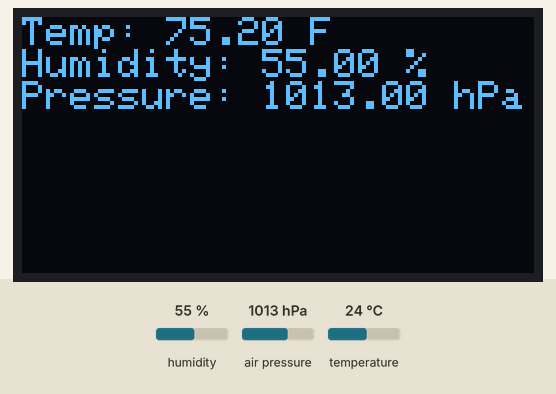
Recording of a program running on a simulated ESP32-S3. On the bench: 128×64 one-colour display. The test bench sets the inputs (shaded band); at power-on: humidity 55 %, air pressure 1013 hPa, temperature 24 °C. What the program prints to the serial monitor is not drawn.

Above: at 1.2 s.
1.3 s: humidity set to 22 %
At 2.7 s:
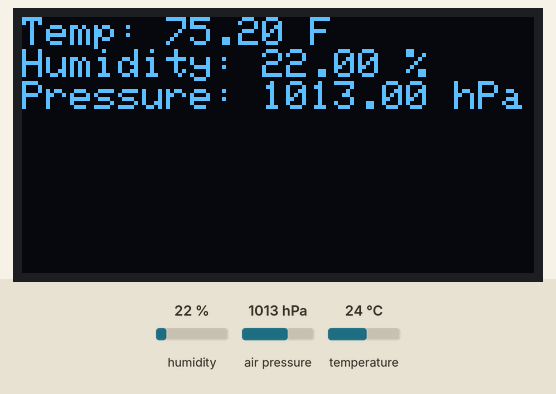
3.5 s: air pressure set to 952 hPa
At 5.2 s:
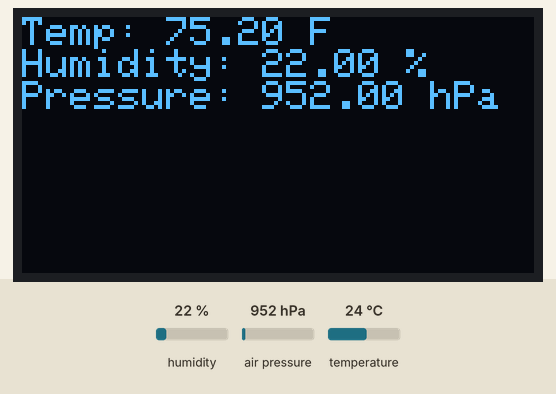
5.5 s: temperature set to 12 °C
At 7.0 s:
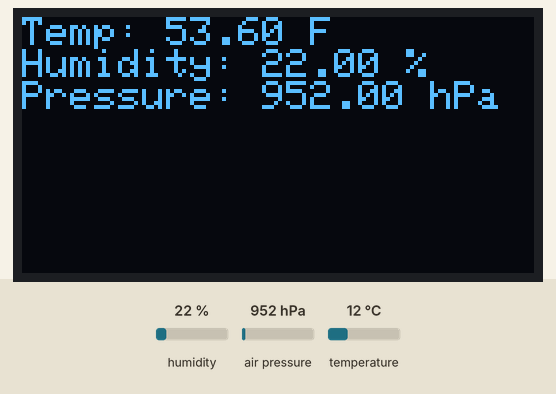
7.5 s: humidity set to 40 %
At 8.5 s:
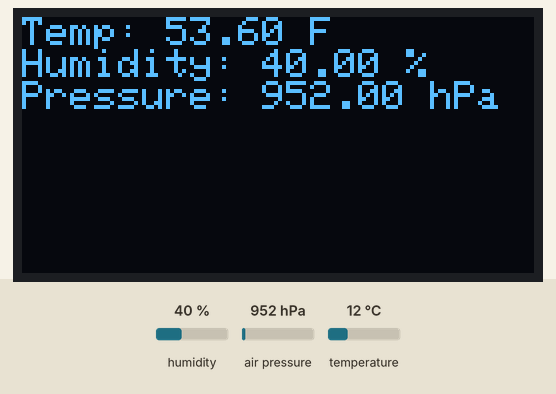
9.5 s: air pressure set to 975 hPa
At 11.2 s:
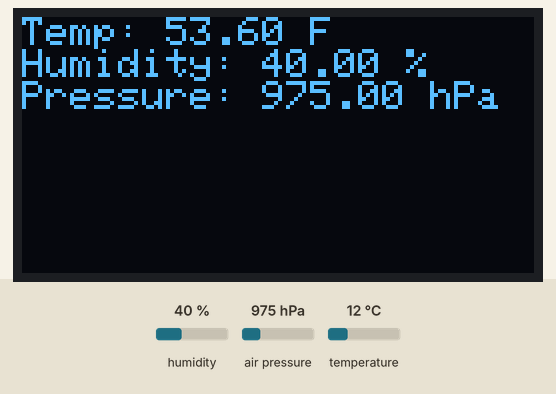
Timing chart, 0 to 12.5 s (numbered marks = the images above; inputs shaded):
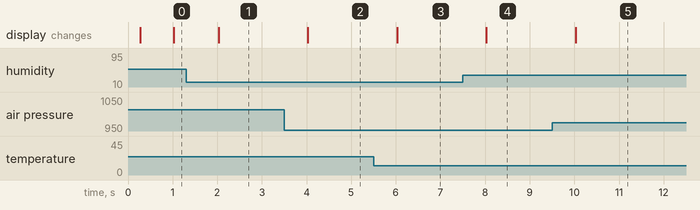

The program:

main.cpp
```cpp
#include <Arduino.h>
#include <Wire.h>
#include <Adafruit_Sensor.h>
#include <Adafruit_BME280.h>
#include <Adafruit_GFX.h>
#include <Adafruit_SSD1306.h>


#define SCREEN_WIDTH 128
#define SCREEN_HEIGHT 64
const uint8_t BME_ADDRESS = 0x76;
const uint8_t DISPLAY_ADDRESS = 0x3C;
const uint8_t SDA_PIN = 14;
const uint8_t SCL_PIN = 13;

Adafruit_SSD1306 display(SCREEN_WIDTH, SCREEN_HEIGHT, &Wire, -1);

unsigned long previousBmeReadTime = 0;
const unsigned long bmeReadInterval = 1000;
const unsigned long connectionCheckInterval = 1000;

unsigned long previousDisplayTime = 0;
const unsigned long displayInterval = 250;

unsigned long previousConnectionCheckTime = 0;

float temperature = 0.0;
float humidity = 0.0;
float pressure = 0.0;

const float BME_TEMP_MIN_C = -40.0F;
const float BME_TEMP_MAX_C = 85.0F;
const float BME_HUMIDITY_MIN = 0.0F;
const float BME_HUMIDITY_MAX = 100.0F;
const float BME_PRESSURE_MIN_HPA = 300.0F;
const float BME_PRESSURE_MAX_HPA = 1100.0F;

bool bmeDataValid = false;
bool bmeInitialized = false;
bool displayInitialized = false;
bool bmeConnected = false;
bool displayConnected = false;
bool bmeWasDisconnected = false;
bool displayWasDisconnected = false;

Adafruit_BME280 bme;

void readBmeValues();
void printValues();
void updateDisplay();
void configureDisplay();
void updateConnections(unsigned long currentTime);
void updateBmeSensor(unsigned long currentTime);
void updateDisplayTask(unsigned long currentTime);
bool checkI2C(uint8_t address);
bool isBmeReadingValid(float temperatureC, float humidityPercent, float pressureHpa);

void setup() {

    Serial.begin(115200);
    Wire.begin(SDA_PIN,SCL_PIN);

    bmeInitialized = bme.begin(BME_ADDRESS);
    displayInitialized = display.begin(SSD1306_SWITCHCAPVCC, DISPLAY_ADDRESS);
    bmeConnected = checkI2C(BME_ADDRESS);
    displayConnected = checkI2C(DISPLAY_ADDRESS);


    if (!displayInitialized) {
        Serial.println("DISPLAY ERROR");
    }

    if (displayInitialized){
        configureDisplay();
        display.display();

    }

    if (!bmeInitialized) {
        Serial.println("BME280 SENSOR FAILED");
    }

    Serial.println();
}


void loop() {
    unsigned long currentTime = millis();

    updateConnections(currentTime);
    updateBmeSensor(currentTime);
    updateDisplayTask(currentTime);

}

void updateConnections(unsigned long currentTime){

    if ((currentTime - previousConnectionCheckTime) < connectionCheckInterval){
        return;
    }

    bmeConnected = checkI2C(BME_ADDRESS);
    displayConnected = checkI2C(DISPLAY_ADDRESS);

    if (!bmeConnected){
        bmeInitialized = false;
        bmeDataValid = false;
        if (!bmeWasDisconnected){
            Serial.println("SENSOR DISCONNECTED");
            bmeWasDisconnected = true;
        }
    }
    if (!displayConnected){
        displayInitialized = false;
        if (!displayWasDisconnected){
            Serial.println("DISPLAY DISCONNECTED");
            displayWasDisconnected = true;
        }
    }
    if (bmeConnected){
        if (bmeWasDisconnected){
            Serial.println("SENSOR RECONNECTED");
            bmeWasDisconnected = false;
        }
        if (!bmeInitialized){
            Serial.println("Sensor detected, attempting initialization...");
            bmeInitialized = bme.begin(BME_ADDRESS);
            if (bmeInitialized){
                Serial.println("Sensor Initialization Successful");
            }
        }
    }
    if (displayConnected){
        if (displayWasDisconnected){
            Serial.println("DISPLAY CONNECTED");
            displayWasDisconnected = false;
        }
        if (!displayInitialized){
            Serial.println("Display detected, attempting initialization...");
            displayInitialized = display.begin(SSD1306_SWITCHCAPVCC, DISPLAY_ADDRESS);
            if (displayInitialized){
                Serial.println("Display Initialization Successful");
                configureDisplay();
                display.display();

            }
        }
    }
    previousConnectionCheckTime = currentTime;
}

void updateBmeSensor(unsigned long currentTime){
    if (bmeConnected &&
        ((currentTime - previousBmeReadTime) >= bmeReadInterval) &&
        bmeInitialized){

        readBmeValues();
        printValues();

        previousBmeReadTime = currentTime;
    }

}

void updateDisplayTask(unsigned long currentTime){
    if (displayConnected &&
        ((currentTime - previousDisplayTime) >= displayInterval) &&
        displayInitialized){

        updateDisplay();
        previousDisplayTime = currentTime;
    }
}


void readBmeValues(){
    float temperatureCheck = bme.readTemperature();
    float humidityCheck = bme.readHumidity();
    float pressureCheck = bme.readPressure() / 100.0F;

    bmeDataValid = isBmeReadingValid(temperatureCheck, humidityCheck, pressureCheck);

    if (bmeDataValid){
        temperature = (temperatureCheck * 1.8) + 32;
        humidity = humidityCheck;
        pressure = pressureCheck;
    }


}

bool isBmeReadingValid(float temperatureC, float humidityPercent, float pressureHpa){

    if (!((isfinite(temperatureC)) && (isfinite(humidityPercent)) && (isfinite(pressureHpa)))){
        return false;
    }
    if (!((temperatureC >= BME_TEMP_MIN_C && temperatureC <= BME_TEMP_MAX_C) &&
        (humidityPercent >= BME_HUMIDITY_MIN && humidityPercent <= BME_HUMIDITY_MAX) &&
        (pressureHpa >= BME_PRESSURE_MIN_HPA && pressureHpa <= BME_PRESSURE_MAX_HPA))){
        return false;
    }

    return true;
}


void printValues() {

    if (bmeDataValid){
        Serial.print("Temperature = ");
        Serial.print(temperature);
        Serial.println(" °F");

        Serial.print("Humidity = ");
        Serial.print(humidity);
        Serial.println(" %");

        Serial.print("Pressure = ");
        Serial.print(pressure);
        Serial.println(" hPa");

        Serial.println();
    }
    else {
        Serial.println("Invalid Read! Showing last valid read.");

        Serial.print("Temperature = ");
        Serial.print(temperature);
        Serial.println(" °F");

        Serial.print("Humidity = ");
        Serial.print(humidity);
        Serial.println(" %");

        Serial.print("Pressure = ");
        Serial.print(pressure);
        Serial.println(" hPa");

        Serial.println();
    }
}

void updateDisplay(){
    display.clearDisplay();
    display.setCursor(0, 0);

    if (bmeInitialized && bmeConnected){

        if (bmeDataValid){

            display.print("Temp: ");
            display.print(temperature);
            display.println(" F");

            display.print("Humidity: ");
            display.print(humidity);
            display.println(" %");

            display.print("Pressure: ");
            display.print(pressure);
            display.println(" hPa");
        }
        else{
            display.println("INVALID READ");
            display.println("Last Valid: ");

            display.print("Temp: ");
            display.print(temperature);
            display.println(" F");

            display.print("Humidity: ");
            display.print(humidity);
            display.println(" %");

            display.print("Pressure: ");
            display.print(pressure);
            display.println(" hPa");
        }
    }

    else {
        display.print("SENSOR FAILED");
    }
    display.display();
}

void configureDisplay(){
    display.setTextSize(1);
    display.setTextColor(SSD1306_WHITE);
    display.clearDisplay();
    display.setCursor(0, 0);
}

bool checkI2C(uint8_t address){

    Wire.beginTransmission(address);
    uint8_t status = Wire.endTransmission();

    return status == 0;
}
```

Measured:
- after the input at 1.3 s, the display: changes after 0.73 s (image 1)
- after the input at 3.5 s, the display: changes after 0.53 s (image 2)
- after the input at 5.5 s, the display: changes after 0.53 s (image 3)
- after the input at 7.5 s, the display: changes after 0.53 s (image 4)
- after the input at 9.5 s, the display: changes after 0.53 s (image 5)
